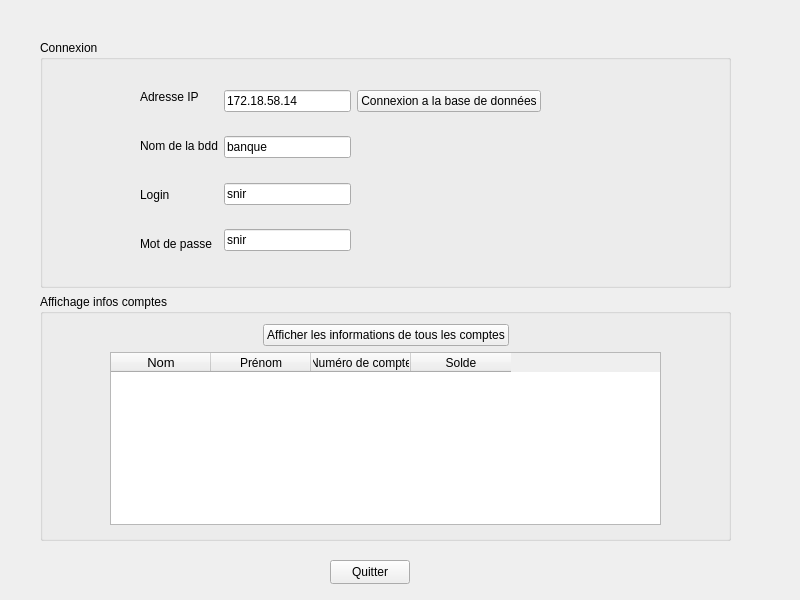
<?xml version="1.0" encoding="UTF-8"?>
<ui version="4.0">
 <class>Widget</class>
 <widget class="QWidget" name="Widget">
  <property name="geometry">
   <rect>
    <x>0</x>
    <y>0</y>
    <width>800</width>
    <height>600</height>
   </rect>
  </property>
  <property name="windowTitle">
   <string>Widget</string>
  </property>
  <widget class="QPushButton" name="pushButtonQuitter">
   <property name="geometry">
    <rect>
     <x>330</x>
     <y>560</y>
     <width>80</width>
     <height>24</height>
    </rect>
   </property>
   <property name="text">
    <string>Quitter</string>
   </property>
  </widget>
  <widget class="QWidget" name="">
   <property name="geometry">
    <rect>
     <x>40</x>
     <y>40</y>
     <width>691</width>
     <height>501</height>
    </rect>
   </property>
   <layout class="QVBoxLayout" name="verticalLayout_4">
    <item>
     <widget class="QGroupBox" name="groupBoxConnexion">
      <property name="styleSheet">
       <string notr="true">gridline-color: rgb(0, 0, 0);</string>
      </property>
      <property name="title">
       <string>Connexion</string>
      </property>
      <widget class="QWidget" name="">
       <property name="geometry">
        <rect>
         <x>100</x>
         <y>50</y>
         <width>401</width>
         <height>161</height>
        </rect>
       </property>
       <layout class="QHBoxLayout" name="horizontalLayout_2">
        <item>
         <layout class="QHBoxLayout" name="horizontalLayout">
          <item>
           <layout class="QVBoxLayout" name="verticalLayout">
            <item>
             <widget class="QLabel" name="label">
              <property name="text">
               <string>Adresse IP</string>
              </property>
             </widget>
            </item>
            <item>
             <spacer name="verticalSpacer">
              <property name="orientation">
               <enum>Qt::Vertical</enum>
              </property>
              <property name="sizeHint" stdset="0">
               <size>
                <width>20</width>
                <height>13</height>
               </size>
              </property>
             </spacer>
            </item>
            <item>
             <widget class="QLabel" name="label_2">
              <property name="text">
               <string>Nom de la bdd</string>
              </property>
             </widget>
            </item>
            <item>
             <spacer name="verticalSpacer_2">
              <property name="orientation">
               <enum>Qt::Vertical</enum>
              </property>
              <property name="sizeHint" stdset="0">
               <size>
                <width>20</width>
                <height>13</height>
               </size>
              </property>
             </spacer>
            </item>
            <item>
             <widget class="QLabel" name="label_3">
              <property name="text">
               <string>Login</string>
              </property>
             </widget>
            </item>
            <item>
             <spacer name="verticalSpacer_3">
              <property name="orientation">
               <enum>Qt::Vertical</enum>
              </property>
              <property name="sizeHint" stdset="0">
               <size>
                <width>20</width>
                <height>13</height>
               </size>
              </property>
             </spacer>
            </item>
            <item>
             <widget class="QLabel" name="label_4">
              <property name="text">
               <string>Mot de passe</string>
              </property>
             </widget>
            </item>
           </layout>
          </item>
          <item>
           <layout class="QVBoxLayout" name="verticalLayout_2">
            <item>
             <widget class="QLineEdit" name="lineEditAdresseIP">
              <property name="text">
               <string>172.18.58.14</string>
              </property>
             </widget>
            </item>
            <item>
             <spacer name="verticalSpacer_4">
              <property name="orientation">
               <enum>Qt::Vertical</enum>
              </property>
              <property name="sizeHint" stdset="0">
               <size>
                <width>20</width>
                <height>13</height>
               </size>
              </property>
             </spacer>
            </item>
            <item>
             <widget class="QLineEdit" name="lineEditNomBdd">
              <property name="text">
               <string>banque</string>
              </property>
             </widget>
            </item>
            <item>
             <spacer name="verticalSpacer_5">
              <property name="orientation">
               <enum>Qt::Vertical</enum>
              </property>
              <property name="sizeHint" stdset="0">
               <size>
                <width>20</width>
                <height>13</height>
               </size>
              </property>
             </spacer>
            </item>
            <item>
             <widget class="QLineEdit" name="lineEditLogin">
              <property name="text">
               <string>snir</string>
              </property>
             </widget>
            </item>
            <item>
             <spacer name="verticalSpacer_6">
              <property name="orientation">
               <enum>Qt::Vertical</enum>
              </property>
              <property name="sizeHint" stdset="0">
               <size>
                <width>20</width>
                <height>13</height>
               </size>
              </property>
             </spacer>
            </item>
            <item>
             <widget class="QLineEdit" name="lineEditMotDePasse">
              <property name="text">
               <string>snir</string>
              </property>
             </widget>
            </item>
           </layout>
          </item>
         </layout>
        </item>
        <item>
         <layout class="QVBoxLayout" name="verticalLayout_3">
          <item>
           <widget class="QPushButton" name="pushButtonConnexion">
            <property name="text">
             <string>Connexion a la base de données</string>
            </property>
           </widget>
          </item>
          <item>
           <spacer name="verticalSpacer_7">
            <property name="orientation">
             <enum>Qt::Vertical</enum>
            </property>
            <property name="sizeHint" stdset="0">
             <size>
              <width>20</width>
              <height>78</height>
             </size>
            </property>
           </spacer>
          </item>
         </layout>
        </item>
       </layout>
      </widget>
     </widget>
    </item>
    <item>
     <widget class="QGroupBox" name="groupBoxAffichageInfosComptes">
      <property name="enabled">
       <bool>true</bool>
      </property>
      <property name="title">
       <string>Affichage infos comptes</string>
      </property>
      <widget class="QWidget" name="">
       <property name="geometry">
        <rect>
         <x>70</x>
         <y>30</y>
         <width>551</width>
         <height>201</height>
        </rect>
       </property>
       <layout class="QVBoxLayout" name="verticalLayout_5">
        <item>
         <layout class="QHBoxLayout" name="horizontalLayout_3">
          <item>
           <spacer name="horizontalSpacer">
            <property name="orientation">
             <enum>Qt::Horizontal</enum>
            </property>
            <property name="sizeHint" stdset="0">
             <size>
              <width>18</width>
              <height>20</height>
             </size>
            </property>
           </spacer>
          </item>
          <item>
           <widget class="QPushButton" name="pushButtonAfficherInfos">
            <property name="text">
             <string>Afficher les informations de tous les comptes</string>
            </property>
           </widget>
          </item>
          <item>
           <spacer name="horizontalSpacer_2">
            <property name="orientation">
             <enum>Qt::Horizontal</enum>
            </property>
            <property name="sizeHint" stdset="0">
             <size>
              <width>18</width>
              <height>20</height>
             </size>
            </property>
           </spacer>
          </item>
         </layout>
        </item>
        <item>
         <widget class="QTableWidget" name="tableWidgetInfos">
          <attribute name="horizontalHeaderMinimumSectionSize">
           <number>50</number>
          </attribute>
          <column>
           <property name="text">
            <string>Nom</string>
           </property>
           <property name="font">
            <font>
             <pointsize>10</pointsize>
            </font>
           </property>
          </column>
          <column>
           <property name="text">
            <string>Prénom</string>
           </property>
          </column>
          <column>
           <property name="text">
            <string>Numéro de compte</string>
           </property>
          </column>
          <column>
           <property name="text">
            <string>Solde</string>
           </property>
          </column>
         </widget>
        </item>
       </layout>
      </widget>
     </widget>
    </item>
   </layout>
  </widget>
 </widget>
 <resources/>
 <connections>
  <connection>
   <sender>pushButtonQuitter</sender>
   <signal>clicked()</signal>
   <receiver>Widget</receiver>
   <slot>close()</slot>
   <hints>
    <hint type="sourcelabel">
     <x>383</x>
     <y>550</y>
    </hint>
    <hint type="destinationlabel">
     <x>293</x>
     <y>563</y>
    </hint>
   </hints>
  </connection>
 </connections>
</ui>
